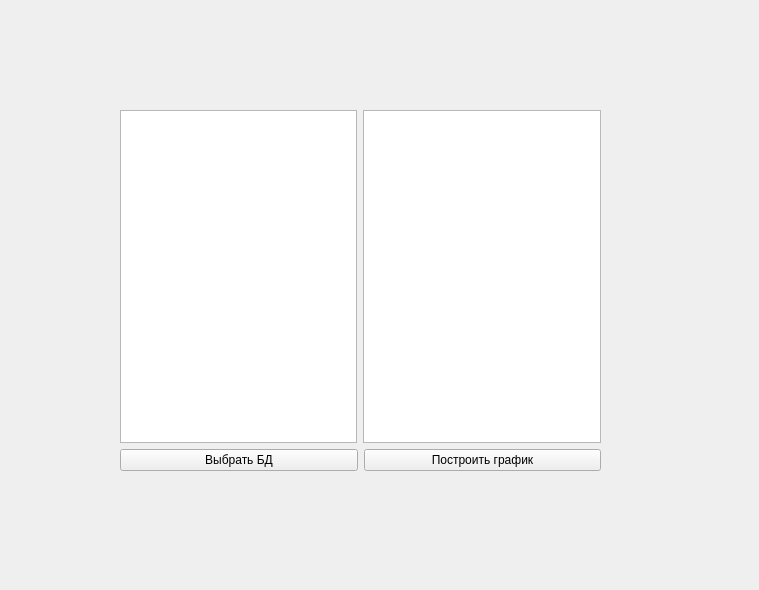
<?xml version="1.0" encoding="UTF-8"?>
<ui version="4.0">
 <class>Form</class>
 <widget class="QWidget" name="Form">
  <property name="geometry">
   <rect>
    <x>0</x>
    <y>0</y>
    <width>759</width>
    <height>590</height>
   </rect>
  </property>
  <property name="windowTitle">
   <string>Form</string>
  </property>
  <widget class="QWidget" name="verticalLayoutWidget">
   <property name="geometry">
    <rect>
     <x>120</x>
     <y>110</y>
     <width>481</width>
     <height>361</height>
    </rect>
   </property>
   <layout class="QVBoxLayout" name="verticalLayout">
    <item>
     <layout class="QHBoxLayout" name="horizontalLayout">
      <item>
       <widget class="QTableWidget" name="tableWidget"/>
      </item>
      <item>
       <widget class="QTableWidget" name="tableWidget_2"/>
      </item>
     </layout>
    </item>
    <item>
     <layout class="QHBoxLayout" name="horizontalLayout_2">
      <item>
       <widget class="QPushButton" name="openButton">
        <property name="text">
         <string>Выбрать БД</string>
        </property>
       </widget>
      </item>
      <item>
       <widget class="QPushButton" name="graphButton">
        <property name="text">
         <string>Построить график</string>
        </property>
       </widget>
      </item>
     </layout>
    </item>
   </layout>
  </widget>
 </widget>
 <resources/>
 <connections/>
</ui>
